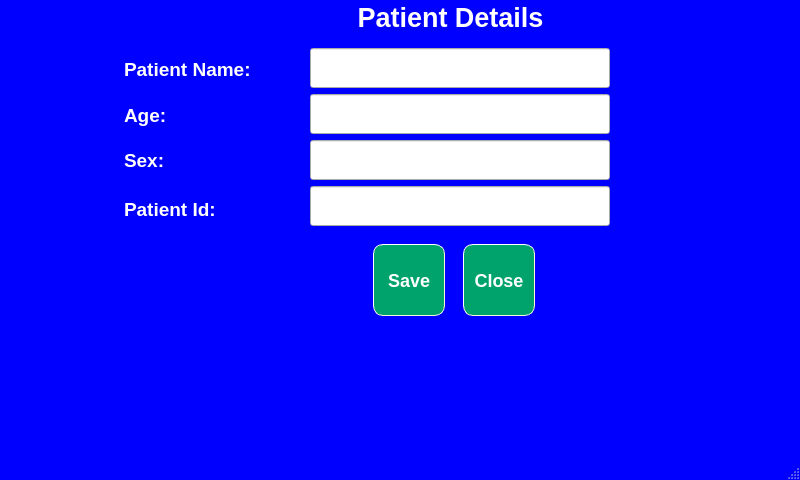
<?xml version="1.0" encoding="UTF-8"?>
<ui version="4.0">
 <class>patientFormWindow</class>
 <widget class="QMainWindow" name="patientFormWindow">
  <property name="geometry">
   <rect>
    <x>0</x>
    <y>0</y>
    <width>800</width>
    <height>480</height>
   </rect>
  </property>
  <property name="minimumSize">
   <size>
    <width>800</width>
    <height>480</height>
   </size>
  </property>
  <property name="maximumSize">
   <size>
    <width>800</width>
    <height>480</height>
   </size>
  </property>
  <property name="cursor">
   <cursorShape>PointingHandCursor</cursorShape>
  </property>
  <property name="windowTitle">
   <string>Patient Details Form</string>
  </property>
  <property name="styleSheet">
   <string notr="true">QMainWindow{background-color:blue ;}</string>
  </property>
  <widget class="QWidget" name="centralwidget">
   <widget class="QLabel" name="label_5">
    <property name="geometry">
     <rect>
      <x>350</x>
      <y>4</y>
      <width>201</width>
      <height>26</height>
     </rect>
    </property>
    <property name="font">
     <font>
      <pointsize>20</pointsize>
      <weight>75</weight>
      <bold>true</bold>
     </font>
    </property>
    <property name="styleSheet">
     <string notr="true">QLabel{
  
    color:#FFFFFF;
}
QLabel:pressed {
    background-color: gray;
    border-style: inset;
}</string>
    </property>
    <property name="text">
     <string>Patient Details</string>
    </property>
    <property name="alignment">
     <set>Qt::AlignCenter</set>
    </property>
   </widget>
   <widget class="QToolButton" name="saveToolButton">
    <property name="geometry">
     <rect>
      <x>373</x>
      <y>244</y>
      <width>72</width>
      <height>72</height>
     </rect>
    </property>
    <property name="minimumSize">
     <size>
      <width>72</width>
      <height>72</height>
     </size>
    </property>
    <property name="maximumSize">
     <size>
      <width>72</width>
      <height>72</height>
     </size>
    </property>
    <property name="font">
     <font>
      <pointsize>-1</pointsize>
      <weight>75</weight>
      <italic>false</italic>
      <bold>true</bold>
     </font>
    </property>
    <property name="styleSheet">
     <string notr="true">QToolButton{
    border-style: outset;
    border-width: 1px;
    border-radius: 10px;
    border-color: beige;
    font: bold 18px;
 
    padding: 6px;
    background-color: #00A36C ;
    color:#FFFFFF;
}
QToolButton:pressed { 
	background-color:#535353;
    border-style: inset;
}</string>
    </property>
    <property name="text">
     <string>Save</string>
    </property>
   </widget>
   <widget class="QToolButton" name="cancelToolButton">
    <property name="geometry">
     <rect>
      <x>463</x>
      <y>244</y>
      <width>72</width>
      <height>72</height>
     </rect>
    </property>
    <property name="minimumSize">
     <size>
      <width>72</width>
      <height>72</height>
     </size>
    </property>
    <property name="maximumSize">
     <size>
      <width>72</width>
      <height>72</height>
     </size>
    </property>
    <property name="styleSheet">
     <string notr="true">QToolButton{
    border-style: outset;
    border-width: 1px;
    border-radius: 10px;
    border-color: beige;
    font: bold 18px;
 
    padding: 6px;
    background-color: #00A36C ;
    color:#FFFFFF;
}
QToolButton:pressed {
    background-color: #535353;
    border-style: inset;
}</string>
    </property>
    <property name="text">
     <string>Close</string>
    </property>
   </widget>
   <widget class="QLineEdit" name="nameLineEdit">
    <property name="geometry">
     <rect>
      <x>310</x>
      <y>48</y>
      <width>300</width>
      <height>40</height>
     </rect>
    </property>
    <property name="minimumSize">
     <size>
      <width>300</width>
      <height>40</height>
     </size>
    </property>
   </widget>
   <widget class="QLabel" name="label_2">
    <property name="geometry">
     <rect>
      <x>124</x>
      <y>100</y>
      <width>161</width>
      <height>31</height>
     </rect>
    </property>
    <property name="font">
     <font>
      <pointsize>14</pointsize>
      <weight>75</weight>
      <bold>true</bold>
     </font>
    </property>
    <property name="styleSheet">
     <string notr="true">QLabel{
  
    color:#FFFFFF;
}
QLabel:pressed {
    background-color: gray;
    border-style: inset;
}</string>
    </property>
    <property name="text">
     <string>Age:</string>
    </property>
   </widget>
   <widget class="QLabel" name="label_3">
    <property name="geometry">
     <rect>
      <x>124</x>
      <y>150</y>
      <width>161</width>
      <height>21</height>
     </rect>
    </property>
    <property name="font">
     <font>
      <pointsize>14</pointsize>
      <weight>75</weight>
      <bold>true</bold>
     </font>
    </property>
    <property name="styleSheet">
     <string notr="true">QLabel{
  
    color:#FFFFFF;
}
QLabel:pressed {
    background-color: gray;
    border-style: inset;
}</string>
    </property>
    <property name="text">
     <string>Sex:</string>
    </property>
   </widget>
   <widget class="QLineEdit" name="ageLineEdit">
    <property name="geometry">
     <rect>
      <x>310</x>
      <y>94</y>
      <width>300</width>
      <height>40</height>
     </rect>
    </property>
    <property name="minimumSize">
     <size>
      <width>300</width>
      <height>40</height>
     </size>
    </property>
   </widget>
   <widget class="QLabel" name="label_4">
    <property name="geometry">
     <rect>
      <x>124</x>
      <y>200</y>
      <width>171</width>
      <height>19</height>
     </rect>
    </property>
    <property name="font">
     <font>
      <pointsize>14</pointsize>
      <weight>75</weight>
      <bold>true</bold>
     </font>
    </property>
    <property name="styleSheet">
     <string notr="true">QLabel{
  
    color:#FFFFFF;
}
QLabel:pressed {
    background-color: gray;
    border-style: inset;
}</string>
    </property>
    <property name="text">
     <string>Patient Id:</string>
    </property>
   </widget>
   <widget class="QLabel" name="label">
    <property name="geometry">
     <rect>
      <x>124</x>
      <y>60</y>
      <width>180</width>
      <height>19</height>
     </rect>
    </property>
    <property name="minimumSize">
     <size>
      <width>180</width>
      <height>0</height>
     </size>
    </property>
    <property name="font">
     <font>
      <pointsize>14</pointsize>
      <weight>75</weight>
      <bold>true</bold>
     </font>
    </property>
    <property name="styleSheet">
     <string notr="true">QLabel{
  
    color:#FFFFFF;
}
QLabel:pressed {
    background-color: gray;
    border-style: inset;
}</string>
    </property>
    <property name="text">
     <string>Patient Name:</string>
    </property>
   </widget>
   <widget class="QLineEdit" name="patientIdLineEdit">
    <property name="geometry">
     <rect>
      <x>310</x>
      <y>186</y>
      <width>300</width>
      <height>40</height>
     </rect>
    </property>
    <property name="minimumSize">
     <size>
      <width>300</width>
      <height>40</height>
     </size>
    </property>
   </widget>
   <widget class="QLineEdit" name="sexLineEdit">
    <property name="geometry">
     <rect>
      <x>310</x>
      <y>140</y>
      <width>300</width>
      <height>40</height>
     </rect>
    </property>
    <property name="minimumSize">
     <size>
      <width>300</width>
      <height>40</height>
     </size>
    </property>
   </widget>
  </widget>
  <widget class="QMenuBar" name="menubar">
   <property name="geometry">
    <rect>
     <x>0</x>
     <y>0</y>
     <width>800</width>
     <height>24</height>
    </rect>
   </property>
  </widget>
  <widget class="QStatusBar" name="statusbar"/>
 </widget>
 <tabstops>
  <tabstop>patientIdLineEdit</tabstop>
  <tabstop>saveToolButton</tabstop>
  <tabstop>cancelToolButton</tabstop>
  <tabstop>nameLineEdit</tabstop>
  <tabstop>ageLineEdit</tabstop>
  <tabstop>sexLineEdit</tabstop>
 </tabstops>
 <resources/>
 <connections/>
</ui>
